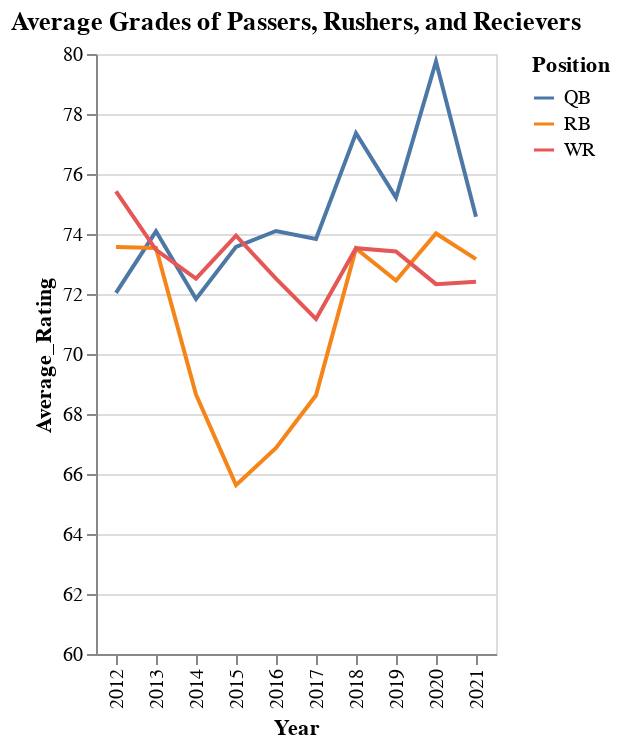

The code cell stored with this chart in its notebook:
### Code cell
chart2 = alt.Chart(df).mark_line().encode(
    x="Year:N",
    y=alt.Y("Average_Rating:Q", scale=alt.Scale(domain=[60,80])),
    color="Position:N",
).transform_filter(
    (datum.Position == "WR") | (datum.Position == "QB") | (datum.Position == "RB")
).properties(
    title={
        "text": "Average Grades of Passers, Rushers, and Recievers"
    }
)

chart2

### Figure 1 — Vega-Lite specification as saved in the notebook (floating-point values rounded to 4 significant figures)
{"$schema": "https://vega.github.io/schema/vega-lite/v4.17.0.json", "config": {"view": {"continuousHeight": 300, "continuousWidth": 400}}, "data": {"name": "data-253eb0e539c631e71e871964877fea07"}, "datasets": {"data-253eb0e539c631e71e871964877fea07": [{"Average_Rating": 72.04, "Position": "QB", "Year": 2012}, {"Average_Rating": 73.57, "Position": "RB", "Year": 2012}, {"Average_Rating": 75.42, "Position": "WR", "Year": 2012}, {"Average_Rating": 74.09, "Position": "QB", "Year": 2013}, {"Average_Rating": 73.53, "Position": "RB", "Year": 2013}, {"Average_Rating": 73.47, "Position": "WR", "Year": 2013}, {"Average_Rating": 71.83, "Position": "QB", "Year": 2014}, {"Average_Rating": 68.65, "Position": "RB", "Year": 2014}, {"Average_Rating": 72.52, "Position": "WR", "Year": 2014}, {"Average_Rating": 73.57, "Position": "QB", "Year": 2015}, {"Average_Rating": 65.63, "Position": "RB", "Year": 2015}, {"Average_Rating": 73.94, "Position": "WR", "Year": 2015}, {"Average_Rating": 74.1, "Position": "QB", "Year": 2016}, {"Average_Rating": 66.87, "Position": "RB", "Year": 2016}, {"Average_Rating": 72.51, "Position": "WR", "Year": 2016}, {"Average_Rating": 73.84, "Position": "QB", "Year": 2017}, {"Average_Rating": 68.62, "Position": "RB", "Year": 2017}, {"Average_Rating": 71.17, "Position": "WR", "Year": 2017}, {"Average_Rating": 77.36, "Position": "QB", "Year": 2018}, {"Average_Rating": 73.52, "Position": "RB", "Year": 2018}, {"Average_Rating": 73.53, "Position": "WR", "Year": 2018}, {"Average_Rating": 75.21, "Position": "QB", "Year": 2019}, {"Average_Rating": 72.45, "Position": "RB", "Year": 2019}, {"Average_Rating": 73.42, "Position": "WR", "Year": 2019}, {"Average_Rating": 79.75, "Position": "QB", "Year": 2020}, {"Average_Rating": 74.02, "Position": "RB", "Year": 2020}, {"Average_Rating": 72.33, "Position": "WR", "Year": 2020}, {"Average_Rating": 74.58, "Position": "QB", "Year": 2021}, {"Average_Rating": 73.16, "Position": "RB", "Year": 2021}, {"Average_Rating": 72.41, "Position": "WR", "Year": 2021}]}, "encoding": {"color": {"field": "Position", "type": "nominal"}, "x": {"field": "Year", "type": "nominal"}, "y": {"field": "Average_Rating", "scale": {"domain": [60, 80]}, "type": "quantitative"}}, "mark": "line", "title": {"text": "Average Grades of Passers, Rushers, and Recievers"}, "transform": [{"filter": "(((datum.Position === 'WR') || (datum.Position === 'QB')) || (datum.Position === 'RB'))"}]}
